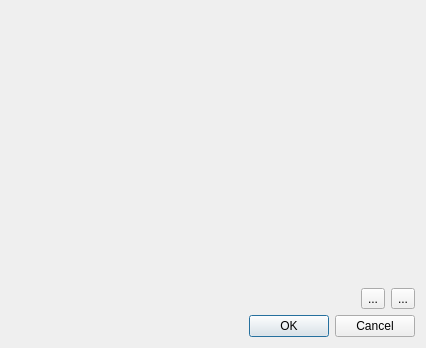
<?xml version="1.0" encoding="UTF-8"?>
<ui version="4.0">
 <class>MappingDialog</class>
 <widget class="QDialog" name="MappingDialog">
  <property name="geometry">
   <rect>
    <x>0</x>
    <y>0</y>
    <width>426</width>
    <height>348</height>
   </rect>
  </property>
  <property name="windowTitle">
   <string>Dialog</string>
  </property>
  <layout class="QGridLayout" name="gridLayout">
   <item row="0" column="0" colspan="4">
    <widget class="DragFunctionWidget" name="drag_function_widget" native="true">
     <property name="sizePolicy">
      <sizepolicy hsizetype="Preferred" vsizetype="Preferred">
       <horstretch>0</horstretch>
       <verstretch>0</verstretch>
      </sizepolicy>
     </property>
    </widget>
   </item>
   <item row="2" column="1" colspan="3">
    <widget class="QDialogButtonBox" name="buttonBox">
     <property name="orientation">
      <enum>Qt::Orientation::Horizontal</enum>
     </property>
     <property name="standardButtons">
      <set>QDialogButtonBox::StandardButton::Cancel|QDialogButtonBox::StandardButton::Ok</set>
     </property>
    </widget>
   </item>
   <item row="1" column="3">
    <widget class="QToolButton" name="remove_toolButton">
     <property name="text">
      <string>...</string>
     </property>
     <property name="icon">
      <iconset theme="QIcon::ThemeIcon::ListRemove"/>
     </property>
     <property name="iconSize">
      <size>
       <width>32</width>
       <height>32</height>
      </size>
     </property>
    </widget>
   </item>
   <item row="1" column="2">
    <widget class="QToolButton" name="add_toolButton">
     <property name="text">
      <string>...</string>
     </property>
     <property name="icon">
      <iconset theme="QIcon::ThemeIcon::ListAdd"/>
     </property>
     <property name="iconSize">
      <size>
       <width>32</width>
       <height>32</height>
      </size>
     </property>
    </widget>
   </item>
   <item row="1" column="0" colspan="2">
    <spacer name="horizontalSpacer">
     <property name="orientation">
      <enum>Qt::Orientation::Horizontal</enum>
     </property>
     <property name="sizeHint" stdset="0">
      <size>
       <width>40</width>
       <height>20</height>
      </size>
     </property>
    </spacer>
   </item>
  </layout>
 </widget>
 <customwidgets>
  <customwidget>
   <class>DragFunctionWidget</class>
   <extends>QWidget</extends>
   <header>rfsocinterface.gui.widgets.function</header>
   <container>1</container>
  </customwidget>
 </customwidgets>
 <resources/>
 <connections>
  <connection>
   <sender>buttonBox</sender>
   <signal>accepted()</signal>
   <receiver>MappingDialog</receiver>
   <slot>accept()</slot>
   <hints>
    <hint type="sourcelabel">
     <x>248</x>
     <y>254</y>
    </hint>
    <hint type="destinationlabel">
     <x>157</x>
     <y>274</y>
    </hint>
   </hints>
  </connection>
  <connection>
   <sender>buttonBox</sender>
   <signal>rejected()</signal>
   <receiver>MappingDialog</receiver>
   <slot>reject()</slot>
   <hints>
    <hint type="sourcelabel">
     <x>316</x>
     <y>260</y>
    </hint>
    <hint type="destinationlabel">
     <x>286</x>
     <y>274</y>
    </hint>
   </hints>
  </connection>
 </connections>
</ui>
